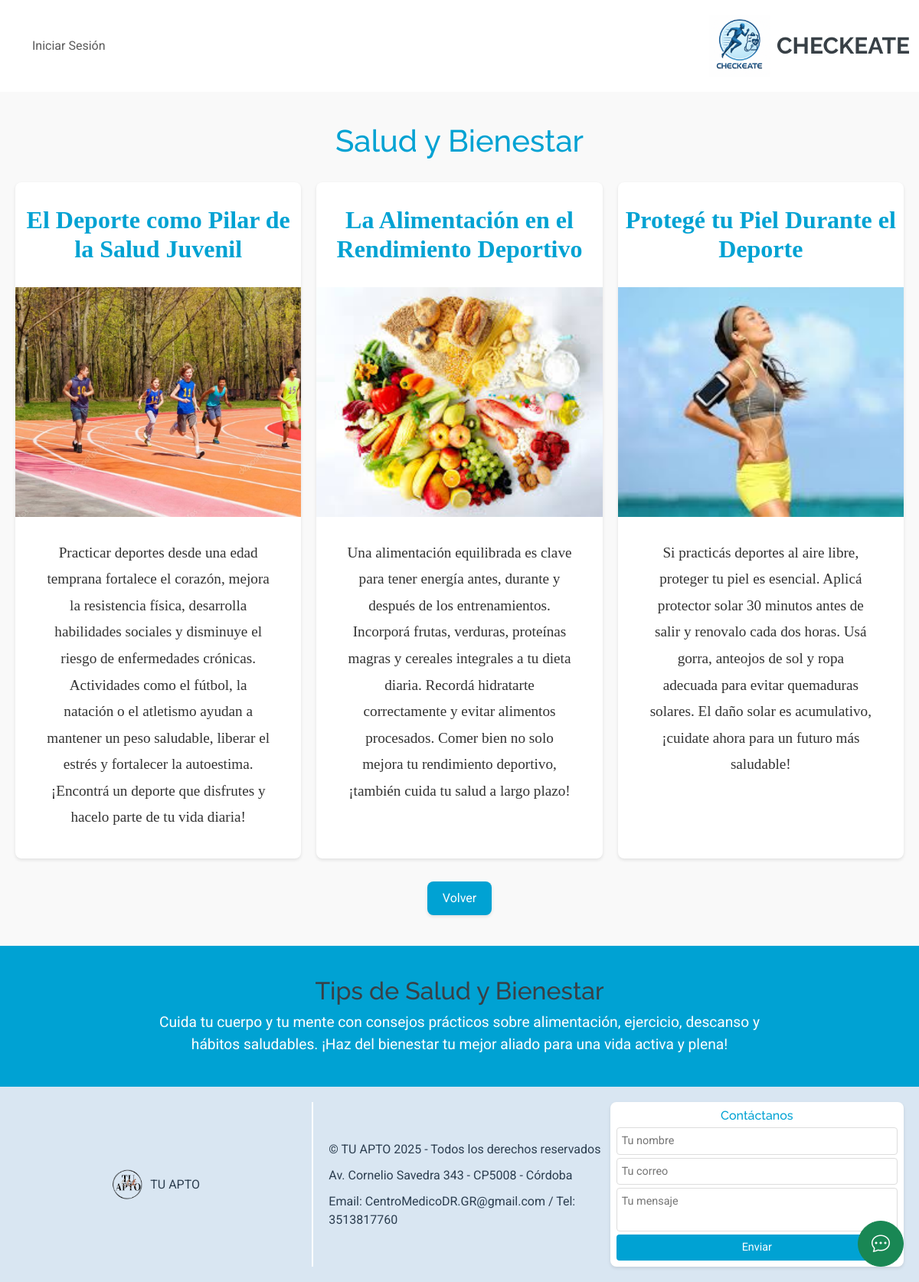
Screenshot of /InfoNovedades/SaludBienestar/ with the database file from the repository.
### InfoNovedades/models.py (models this page shows, shortened)
class VerSaludBienestar(models.Model):
    titulo = models.CharField(max_length=200)
    descripcion = models.TextField()
    imagen = models.ImageField(upload_to='media/salud_bienestar')
    fecha_creacion = models.DateTimeField(auto_now_add=True)  # Fecha automática al crear

### InfoNovedades/views.py (the view)
# urls.py: path('SaludBienestar/', views.salud_bienestar, name='salud_bienestar'),  # Ruta para salud y bienestar
def salud_bienestar(request):
    salud_bienestar_list = VerSaludBienestar.objects.all()
    return render(request, 'novedades/salud_bienestar.html' ,{"salud_bienestar": salud_bienestar_list})

### InfoNovedades/templates/novedades/salud_bienestar.html (shortened to what this page needs)
{% extends 'core/base.html' %}
{% load static %}
{% block content %}
<div style="padding: 40px 20px; background-color: #f9f9f9;">
    <div style="max-width: 1200px; margin: 0 auto;">
        <h1 style="text-align: center; color: #00a2d3; font-size: 2.5rem; margin-bottom: 30px;">Salud y Bienestar</h1>
        <div style="display: grid; grid-template-columns: repeat(auto-fit, minmax(300px, 1fr)); gap: 20px;">
            {% for salud in salud_bienestar %}
            <div style="background-color: #fff; border-radius: 8px; box-shadow: 0 2px 4px rgba(0, 0, 0, 0.1); overflow: hidden;">
                <h2 style="font-family: Nunito Sans; color: #00a2d3; font-weight: bold; text-align: center; margin: 30px 0 30px 0;">{{ salud.titulo }}</h2>
                <img src="{{ salud.imagen.url }}" alt="{{ salud.titulo }}" style="width: 100%; height: 300px; object-fit: cover;">
                <div style="padding: 20px;">
                    <p style="font-family: Nunito Sans; font-size: 1.2rem; line-height: 1.8; text-align: center; color: #333; padding: 0 20px;">
                        {{ salud.descripcion }}
                    </p>
                </div>
            </div>
            {% endfor %}
        </div>
        <div style="text-align: center; margin-top: 30px;">
            <a href="{% url 'home' %}" style="display: inline-block; background-color: #00a2d3; color: white; padding: 10px 20px; font-size: 1rem; border-radius: 8px; text-decoration: none; box-shadow: 0 2px 4px rgba(0, 0, 0, 0.1);">
                Volver
            </a>
        </div>
    </div>
</div>
{% endblock %}
{% block landingPage %}
<div style="background-color: #00a2d3; padding: 40px; color: white; text-align: center;">
    <h2 style="font-size: 2rem;">Tips de Salud y Bienestar</h2>
    <p style="font-size: 1.2rem; max-width: 800px; margin: 0 auto;">
        Cuida tu cuerpo y tu mente con consejos prácticos sobre alimentación, ejercicio, descanso y hábitos saludables. ¡Haz del bienestar tu mejor aliado para una vida activa y plena!
    </p>
</div>
{% endblock %}
{% block footer %}
<footer id="footer" style="display: flex; flex-wrap: wrap; justify-content: space-between; padding: 20px; background-color: #d9e6f2; color:#2c3e50;">
    <div style="flex: 1; display: flex; align-items: center; justify-content: center; margin-right: 20px;">
        <img src="{% static 'core/img/tuapto.png' %}" alt="Logo TU APTO" style="height: 40px; margin-right: 10px;">
        <p style="margin: 0; text-align: center;">TU APTO</p>
    </div>
    <div style="flex: 1; border-left: 2px solid #fff; padding-left: 20px; display: flex; flex-direction: column; justify-content: center;">
        <p style="margin: 5px 0;">© TU APTO 2025 - Todos los derechos reservados</p>
        <p style="margin: 5px 0;">Av. Cornelio Savedra 343 - CP5008 - Córdoba</p>
        <p style="margin: 5px 0;">Email: CentroMedicoDR.GR@gmail.com / Tel: 3513817760</p>
    </div>
    <div style="flex: 1; padding: 8px; background-color: #fff; border-radius: 8px; box-shadow: 0 2px 4px rgba(0, 0, 0, 0.1); max-width: 400px; margin: 0 auto;">
        <h4 style="color: #00a2d3; text-align: center; margin-bottom: 6px; font-size: 1rem;">Contáctanos</h4>
        <form action="#" method="POST" style="display: flex; flex-direction: column; gap: 4px;">
            <input type="text" name="nombre" placeholder="Tu nombre" required
                style="padding: 6px; font-size: 0.9rem; border: 1px solid #ddd; border-radius: 4px;">
            <input type="email" name="email" placeholder="Tu correo" required
                style="padding: 6px; font-size: 0.9rem; border: 1px solid #ddd; border-radius: 4px;">
            <textarea name="mensaje" placeholder="Tu mensaje" rows="2" required
                style="padding: 6px; font-size: 0.9rem; border: 1px solid #ddd; border-radius: 4px; resize: none;"></textarea>
            <button type="submit"
                style="background-color: #00a2d3; color: white; border: none; padding: 6px; border-radius: 4px; font-size: 0.9rem; cursor: pointer;">
                Enviar
            </button>
        </form>
    </div>
</footer>
{% endblock %}

### core/static/core/css/main.css (style rules this page uses)
:root { --default-font: "Roboto", system-ui, -apple-system, "Segoe UI", Roboto, "Helvetica Neue", Arial, "Noto Sans", "Liberation Sans", sans-serif, "Apple Color Emoji", "Segoe UI Emoji", "Segoe UI Symbol", "Noto Color Emoji"; --heading-font: "Raleway", sans-serif; --nav-font: "Poppins", sans-serif; }
:root { --background-color: #ffffff; --default-color: #444444; --heading-color: #384046; --accent-color: #3498db; --surface-color: #ffffff; --contrast-color: #ffffff; }
:root { --nav-color: #444444; --nav-hover-color: #3498db; --nav-mobile-background-color: #ffffff; --nav-dropdown-background-color: #ffffff; --nav-dropdown-color: #444444; --nav-dropdown-hover-color: #3498db; }
:root { scroll-behavior: smooth; }
body { color: var(--default-color); background-color: var(--background-color); font-family: var(--default-font); }
a { color: var(--accent-color); text-decoration: none; transition: 0.3s; }
h1, h2, h3, h4, h5, h6 { color: var(--heading-color); font-family: var(--heading-font); }

### rows the page displays
VerSaludBienestar: titulo "El Deporte como Pilar de la Salud Juvenil", imagen (picture), descripcion "Practicar deportes desde una edad temprana fortalece el corazón, mejora la resistencia física, desarrolla habilidades sociales y disminuye el riesgo de enfermedades crónicas. Actividades como el fútbol, la natación o el atletismo ayudan a mantener un peso saludable, liberar el estrés y fortalecer la autoestima. ¡Encontrá un deporte que disfrutes y hacelo parte de tu vida diaria!"
VerSaludBienestar: titulo "La Alimentación en el Rendimiento Deportivo", imagen (picture), descripcion "Una alimentación equilibrada es clave para tener energía antes, durante y después de los entrenamientos. Incorporá frutas, verduras, proteínas magras y cereales integrales a tu dieta diaria. Recordá hidratarte correctamente y evitar alimentos procesados. Comer bien no solo mejora tu rendimiento deportivo, ¡también cuida tu salud a largo plazo!"
VerSaludBienestar: titulo "Protegé tu Piel Durante el Deporte", imagen (picture), descripcion "Si practicás deportes al aire libre, proteger tu piel es esencial. Aplicá protector solar 30 minutos antes de salir y renovalo cada dos horas. Usá gorra, anteojos de sol y ropa adecuada para evitar quemaduras solares. El daño solar es acumulativo, ¡cuidate ahora para un futuro más saludable!"
